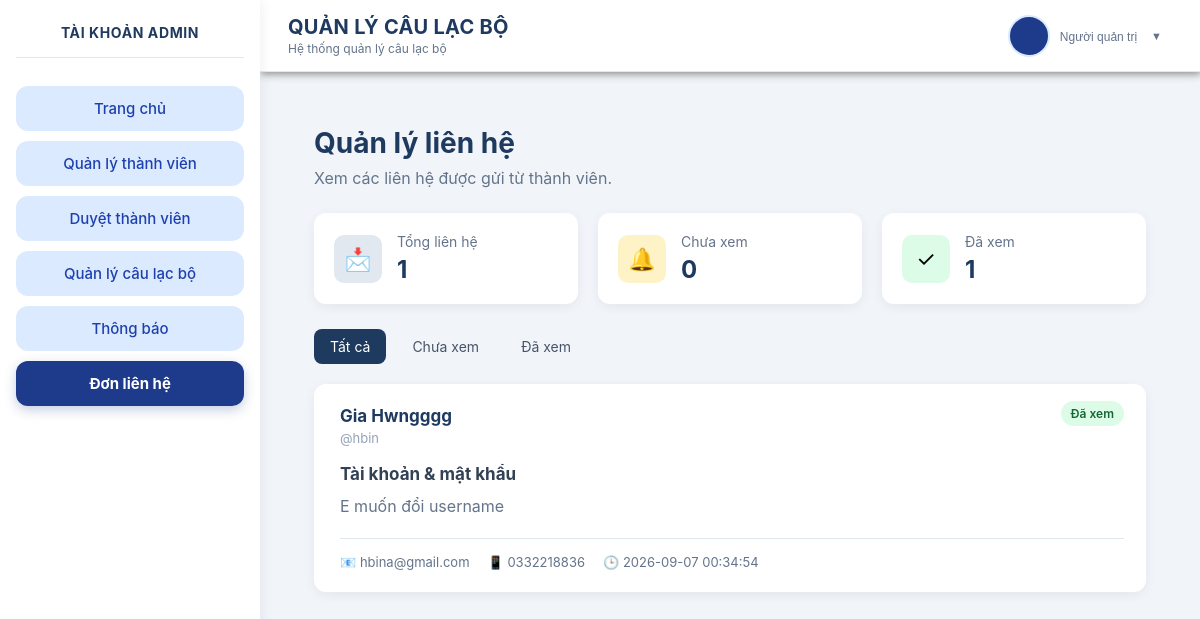
The app's page /admin/contact.php (signed in) with its own data.
### tables this page shows
CREATE TABLE `contact` (
  `contact_id` int(11) NOT NULL AUTO_INCREMENT,
  `username` varchar(255) NOT NULL,
  `subject` varchar(255) NOT NULL,
  `message` text NOT NULL,
  `status` varchar(30) NOT NULL DEFAULT 'unread',
  `created_at` datetime NOT NULL DEFAULT current_timestamp(),
  `viewed_at` datetime DEFAULT NULL,
  PRIMARY KEY (`contact_id`)
);

CREATE TABLE `userinfo` (
  `username` varchar(100) NOT NULL,
  `fullname` varchar(100) DEFAULT NULL,
  `gender` varchar(100) DEFAULT NULL,
  `dob` date DEFAULT NULL,
  `email` varchar(100) DEFAULT NULL,
  `phone` varchar(100) DEFAULT NULL,
  `id_number` varchar(100) DEFAULT NULL,
  `avt_links` varchar(250) DEFAULT NULL,
  PRIMARY KEY (`username`)
);

### admin/contact.php (the view, shortened to what this page needs)
<?php
$database = new Database();
$db = $database->getConnection();
$status = $_GET['status'] ?? 'all';
$stmt = $db->query("
    SELECT COUNT(*)
    FROM Contact
    WHERE status = 'unread'
");
$unreadCount = (int)$stmt->fetchColumn();
$stmt = $db->query("
    SELECT COUNT(*)
    FROM Contact
");
$totalCount = (int)$stmt->fetchColumn();
$stmt = $db->query("
    SELECT COUNT(*)
    FROM Contact
    WHERE status = 'read'
");
$readCount = (int)$stmt->fetchColumn();
$sql = "
    SELECT
        c.contact_id,
        c.username,
        c.subject,
        c.message,
        c.status,
        c.created_at,
        c.viewed_at,
        ui.fullname,
        ui.email,
        ui.phone
    FROM Contact c
    LEFT JOIN UserInfo ui
        ON ui.username = c.username
    WHERE 1 = 1
";
$params = [];
$sql .= "
    ORDER BY
        CASE
            WHEN c.status = 'unread' THEN 0
            ELSE 1
        END,
        c.created_at DESC
";
$stmt = $db->prepare($sql);
$stmt->execute($params);
$contacts = $stmt->fetchAll(PDO::FETCH_ASSOC);
require_once "../includes/headers.php";
?>
<div class="contact-admin-container">
    <div class="page-header">
        <div>
            <h1>Quản lý liên hệ</h1>
            <p>
                Xem các liên hệ được gửi từ thành viên.
            </p>
        </div>
    </div>
    <div class="contact-stats">
        <div class="stat-card">
            <div class="stat-icon">📩</div>
            <div>
                <span>Tổng liên hệ</span>
                <strong><?= $totalCount ?></strong>
            </div>
        </div>
        <div class="stat-card unread">
            <div class="stat-icon">🔔</div>
            <div>
                <span>Chưa xem</span>
                <strong><?= $unreadCount ?></strong>
            </div>
        </div>
        <div class="stat-card read">
            <div class="stat-icon">✓</div>
            <div>
                <span>Đã xem</span>
                <strong><?= $readCount ?></strong>
            </div>
        </div>
    </div>
    <div class="filter-bar">
        <a
            href="contact.php?status=all"
            class="<?= $status === 'all' ? 'active' : '' ?>"
        >
            Tất cả
        </a>
        <a
            href="contact.php?status=unread"
            class="<?= $status === 'unread' ? 'active' : '' ?>"
        >
            Chưa xem
        </a>
        <a
            href="contact.php?status=read"
            class="<?= $status === 'read' ? 'active' : '' ?>"
        >
            Đã xem
        </a>
    </div>
    <div class="contact-list">
        <?php if (empty($contacts)): ?>
            <div class="empty-state">
                <div>📭</div>
                <h3>Chưa có liên hệ</h3>
                <p>Hiện tại chưa có liên hệ nào.</p>
            </div>
        <?php else: ?>
            <?php foreach ($contacts as $contact): ?>
                <div class="contact-item <?= $contact['status'] === 'unread' ? 'is-unread' : '' ?>">
                    <div class="contact-main">
                        <div class="contact-top">
                            <div class="contact-user">
                                <strong>
                                    <?= htmlspecialchars(
                                        $contact['fullname']
                                        ?: $contact['username']
                                    ) ?>
                                </strong>
                                <span>
                                    @<?= htmlspecialchars($contact['username']) ?>
                                </span>
                            </div>
                            <div class="contact-status">
                                <?php if ($contact['status'] === 'unread'): ?>
                                    <span class="status unread">
                                        Chưa xem
                                    </span>
                                <?php else: ?>
                                    <span class="status read">
                                        Đã xem
                                    </span>
                                <?php endif; ?>
                            </div>
                        </div>
                        <h3 class="contact-subject">
                            <?= htmlspecialchars($contact['subject']) ?>
                        </h3>
                        <p class="contact-message">
                            <?= nl2br(
                                htmlspecialchars($contact['message'])
                            ) ?>
                        </p>
                        <div class="contact-info">
                            <span>
                                📧
                                <?= htmlspecialchars($contact['email'] ?? '') ?>
                            </span>
                            <?php if (!empty($contact['phone'])): ?>
                                <span>
                                    📱
                                    <?= htmlspecialchars($contact['phone']) ?>
                                </span>
                            <?php endif; ?>
                            <span>
                                🕒
                                <?= htmlspecialchars($contact['created_at']) ?>
                            </span>
                        </div>
                    </div>
                </div>
            <?php endforeach; ?>
        <?php endif; ?>
    </div>
</div>
<link rel="stylesheet" href="css/contact.css">
<?php require_once '../includes/footer.php' ?>

### admin/css/contact.css (style rules this page uses)
.contact-admin-container { padding: 30px; }
.page-header { margin-bottom: 25px; }
.page-header h1 { margin: 0 0 8px; color: #1e3a5f; font-size: 28px; }
.page-header p { margin: 0; color: #64748b; }
.contact-stats { display: grid; grid-template-columns: repeat(3, 1fr); gap: 20px; margin-bottom: 25px; }
.stat-card { background: #ffffff; border-radius: 12px; padding: 20px; display: flex; align-items: center; gap: 15px; box-shadow: 0 3px 12px rgba(0, 0, 0, 0.06); }
.stat-icon { width: 48px; height: 48px; border-radius: 10px; background: #e2e8f0; display: flex; align-items: center; justify-content: center; font-size: 22px; }
.stat-card span { display: block; color: #64748b; font-size: 14px; margin-bottom: 5px; }
.stat-card strong { font-size: 24px; color: #1e3a5f; }
.stat-card.unread .stat-icon { background: #fef3c7; }
.stat-card.read .stat-icon { background: #dcfce7; }
.filter-bar { display: flex; gap: 10px; margin-bottom: 20px; }
.filter-bar a { text-decoration: none; padding: 9px 16px; border-radius: 8px; background: #f1f5f9; color: #475569; font-size: 14px; }
.filter-bar a.active { background: #1e3a5f; color: #ffffff; }
.contact-list { display: flex; flex-direction: column; gap: 15px; }
.contact-item { background: #ffffff; border-radius: 12px; padding: 22px; box-shadow: 0 3px 12px rgba(0, 0, 0, 0.06); border-left: 4px solid transparent; }
.contact-top { display: flex; justify-content: space-between; align-items: flex-start; gap: 20px; }
.contact-user strong { display: block; font-size: 17px; color: #1e3a5f; }
.contact-user span { display: block; margin-top: 4px; font-size: 13px; color: #94a3b8; }
.status { padding: 5px 10px; border-radius: 20px; font-size: 12px; font-weight: 600; }
.status.read { background: #dcfce7; color: #166534; }
.contact-subject { margin: 18px 0 10px; color: #334155; font-size: 17px; }
.contact-message { margin: 0; color: #64748b; line-height: 1.6; white-space: normal; }
.contact-info { display: flex; flex-wrap: wrap; gap: 18px; margin-top: 18px; padding-top: 15px; border-top: 1px solid #e2e8f0; color: #64748b; font-size: 13px; }

### includes/headers.php (style rules this page uses)
* { margin: 0; padding: 0; box-sizing: border-box; }
html, body { height: 100%; font-family: -apple-system, BlinkMacSystemFont, "Segoe UI", Roboto, "Helvetica Neue", Arial, sans-serif; background: #f1f5f9; }

### records on screen
contact: userinfo.fullname "Gia Hwngggg", username "hbin", status "Đã xem", subject "Tài khoản & mật khẩu", message "E muốn đổi username", userinfo.email "hbina@gmail.com", userinfo.phone "0332218836", created_at "2026-09-07 00:34:54"

### other values on screen
$sidebarTitle "TÀI KHOẢN ADMIN"
$totalCount "1"
$unreadCount "0"
$readCount "1"
